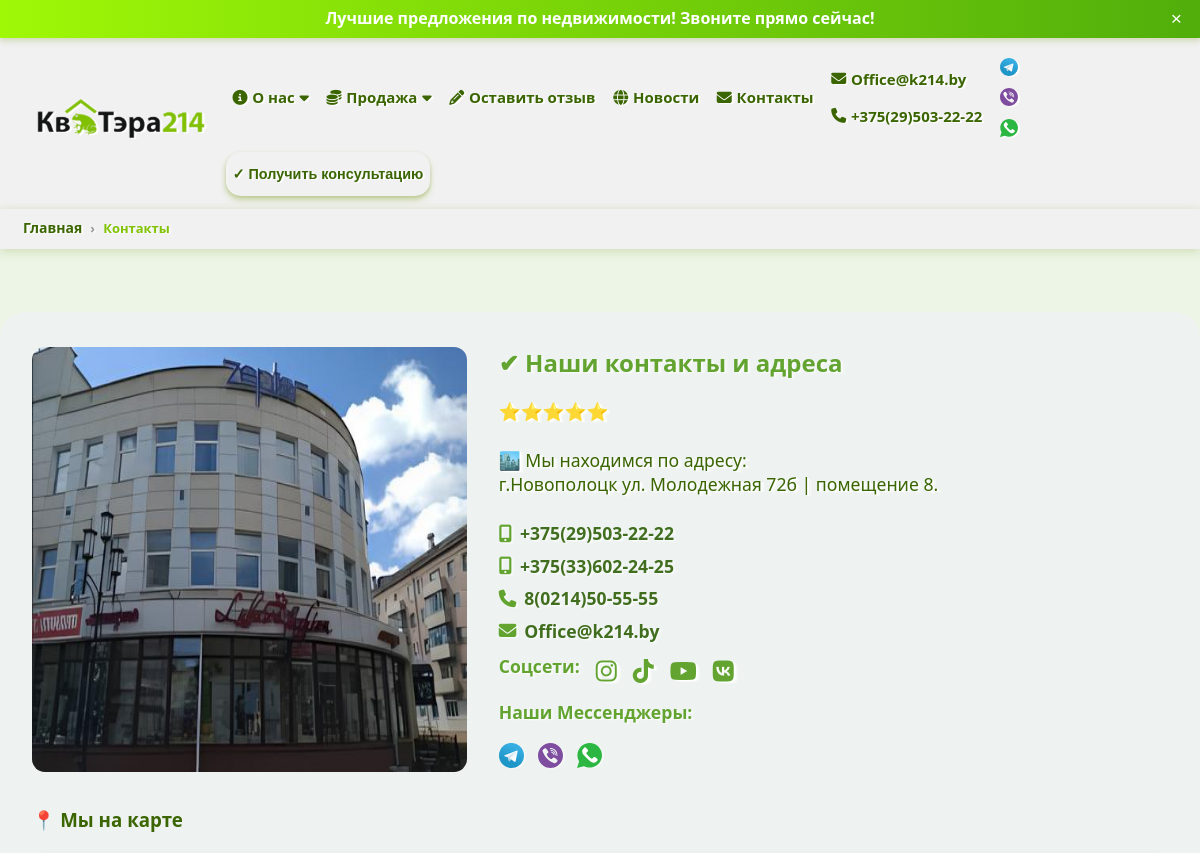
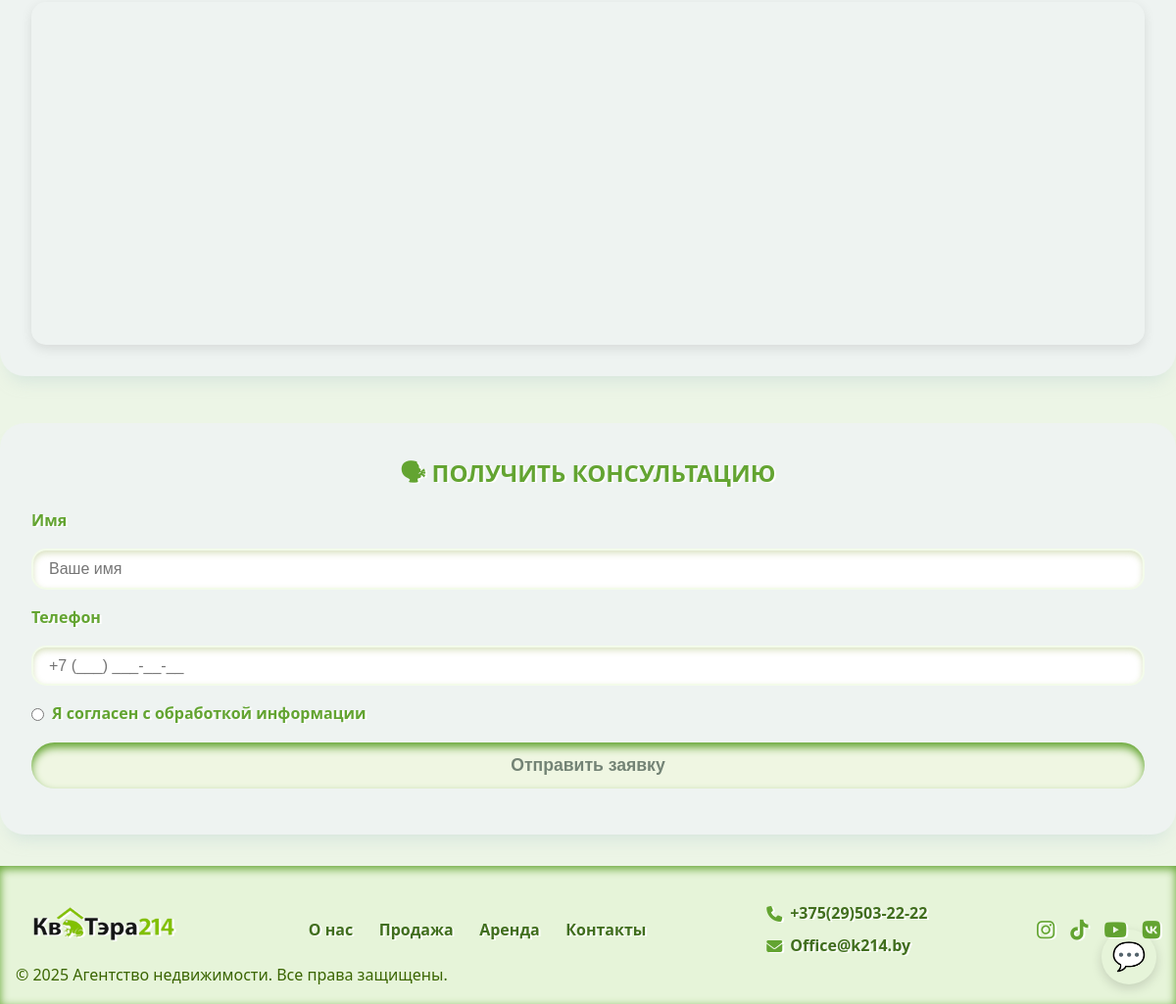
/contacts/, run on the app's committed database (2 pictures, top to bottom).
### webapp/models.py (models this page shows, shortened)
class Contact(models.Model):
    name = models.CharField(max_length=255)
    phone = models.CharField(max_length=20, default='phone')
    phone_two = models.CharField(max_length=20, default='phone')
    email = models.EmailField()
    class Meta:
        verbose_name = "Контакт"
        verbose_name_plural = "Контакты"

class Messengers(models.Model):
    contact = models.ForeignKey(Contact, related_name='messengers', on_delete=models.CASCADE)
    name = models.CharField(max_length=100)
    url = models.URLField()
    icon_svg = models.FileField(upload_to='messenger_svgs/', blank=True, null=True, help_text='SVG файл иконки')
    is_had = models.BooleanField(default=True, verbose_name="В верхнее меню")
    class Meta:
        verbose_name = "Мессенджеры"
        verbose_name_plural = "Мессенджеры"

class About(models.Model):
    name = models.CharField("Имя компании", max_length=255)
    photo = models.ImageField("Фото компании", upload_to='about_photos/')
    description = models.TextField("Описание")
    unp = models.CharField("УНП", max_length=100, blank=True, null=True)
    license = models.CharField("Лицензия", max_length=100, blank=True, null=True)
    phone = models.CharField("Телефон", max_length=20)
    class Meta:
        verbose_name = "О нас"
        verbose_name_plural = "О нас"

class SocialNetwork(models.Model):
    contact = models.ForeignKey(Contact, related_name='social_networks', on_delete=models.CASCADE)
    name = models.CharField(max_length=100)
    url = models.URLField()
    icon = models.CharField(max_length=100, help_text='Название иконки (например, fa-facebook) или путь')
    is_had = models.BooleanField(default=True, verbose_name="В верхнее меню")
    class Meta:
        verbose_name = "Соц сети"
        verbose_name_plural = "Соц сети"

### webapp/views.py (the view)
# urls.py: path('contacts/', views.contacts, name='contacts'),
def contacts(request):
    about = About.objects.first()
    context = {
        'about': about,
    }
    return render(request, 'webapp/contacts.html', context=context)

### webapp/context_processors.py (called while the page is built)
def contact_data(request):
    contact = Contact.objects.prefetch_related('social_networks', 'messengers').first()
    if contact:
        social_networks = contact.social_networks.filter(is_had=True)
        messengers = contact.messengers.filter(is_had=True)
    else:
        social_networks = []
        messengers = []
    return {
        'contact': contact,
        'social_networks': social_networks,
        'messengers': messengers,
    }

### webapp/templates/webapp/contacts.html (shortened to what this page needs)
{% extends 'main/base.html' %}
{% load static %}
{% block content %}
    <nav class="breadcrumb-container" aria-label="breadcrumb">
        <ol class="breadcrumb-list">
            <li class="breadcrumb-item">
                <a href="{% url 'index' %}" class="nav-link">Главная</a>
            </li>
            <li class="breadcrumb-item active" aria-current="page">Контакты</li>
        </ol>
    </nav>
  <section class="about-section" id="about">
      <div class="container about-container">
          <div class="about-photo about-photo-contact">
              <img src="{% static 'webapp/images/kvatera_about.jpg' %}" alt="Фото компании"/>
          </div>
          <div class="about-text">
              <h2>✔ Наши контакты и адреса</h2>
              <p>
                  ⭐⭐⭐⭐⭐<br><br>
                  🏙️ Мы находимся по адресу:<br>
                  г.Новополоцк ул. Молодежная 72б | помещение 8.
              </p>
              <div class="contacts-about">
                  <p>
                      <i class="fa-solid fa-mobile-alt"></i>
                      <a href="tel:{{ contact.phone|urlencode }}">{{ contact.phone }}</a>
                  </p>
                  <p>
                      <i class="fa-solid fa-mobile-alt"></i>
                      <a href="tel:{{ contact.phone|urlencode }}">{{ contact.phone_two }}</a>
                  </p>
                  <p>
                      <i class="fa-solid fa-phone"></i>
                      <a href="tel:{{ about.phone|urlencode }}"> {{ about.phone }}</a>
                  </p>
                  <p>
                      <i class="fa-solid fa-envelope"></i>
                      <a href="mailto:{{ contact.email|urlencode }}">{{ contact.email }}</a>
                  </p>
                  <div class="social-about">
                  <p>Соцсети:</p>
                      {% for social in contact.social_networks.all %}
                          <a href="{{ social.url }}" aria-label="{{ social.name }}" target="_blank"
                             rel="noopener noreferrer">
                              <i class="{{ social.icon }}"></i>
                          </a>
                      {% empty %}
                          <p>Соцсетей нет</p>
                      {% endfor %}
                  </div>
                  <div class="messenger-menu">
                  <p class="messengers-contacts">Наши Мессенджеры:</p>
                      {% for messenger in messengers %}
                          <a href="{{ messenger.url }}" aria-label="{{ messenger.name }}" target="_blank"
                             rel="noopener noreferrer">
                              {% if messenger.icon_svg %}
                                  <img src="{{ messenger.icon_svg.url }}" alt="{{ messenger.name }}" class="messengers-contacts"/>
                              {% else %}
                                  {{ messenger.name }}
                              {% endif %}
                          </a>
                      {% empty %}
                          <span>Мессенджеров нет</span>
                      {% endfor %}
                  </div>
              </div>
          </div>
      </div>
      <div class="container">
          <h3>📍 Мы на карте</h3>
          <div class="map-container">
              <iframe
                      src="https://www.google.com/maps/embed?pb=!1m18!1m12!1m3!1d2257.7787718957343!2d28.6432172!3d55.536222599999995!2m3!1f0!2f0!3f0!3m2!1i1024!2i768!4f13.1!3m3!1m2!1s0x46c485209fe11a4b%3A0x906ceb1e54e03589!2z0KbQtdC90YLRgCDRgNC40Y3Qu9GC0LXRgNGB0LrQuNGFINGD0YHQu9GD0LMg0JrQstCw0KLRjdGA0LAgMjE0!5e0!3m2!1sru!2sby!4v1755249880238!5m2!1sru!2sby"
                      width="1200"
                      height="350"
                      style="border:0;"
                      allowfullscreen=""
                      loading="lazy"
                      class="map-iframe"
              ></iframe>
          </div>
      </div>
  </section>
{% include 'webapp/consultation_form.html' %}
{% endblock %}

### templates/main/base.html (shortened to what this page needs)
{% load static %}
<!DOCTYPE html>
<html lang="ru">
<head>
    <link href="https://cdnjs.cloudflare.com/ajax/libs/font-awesome/6.4.0/css/all.min.css" rel="stylesheet"/>
    <link rel="stylesheet" href="{% static 'webapp/css/style.css' %}"/>
</head>
<body>
<div id="top-bar" class="top-bar marquee-container">
    <span class="marquee-text">Лучшие предложения по недвижимости! Звоните прямо сейчас!</span>
    <button class="close-button" aria-label="Закрыть">&times;</button>
</div>
<header class="header">
    <div class="container header-container">
        <div class="logo">
            <a href="{% url 'index' %}">
                <img src="{% static 'webapp/images/logo_kvatera.png' %}" alt="Логотип агентства"/>
            </a>
        </div>
        <nav id="navMenu" class="nav" aria-hidden="true">
            <ul class="menu">
                <li class="dropdown sale-dropdown"><a href="{% url 'about' %}"><i class="fa-solid fa-info-circle"></i>
                    О нас<i
                            class="fa fa-caret-down"></i></a>
                </li>
                <li class="dropdown sale-dropdown">
                    <a href="{% url 'sale' %}"><i class="fa-solid fa-coins"></i> Продажа <i
                            class="fa fa-caret-down"></i></a>
                </li>
                <li><a href="{% url 'contacts' %}"><i class="fas fa-pencil-alt"></i> Оставить отзыв</a></li>
                <li><a href="{% url 'contacts' %}"><i class="fa-solid fa-globe"></i> Новости</a></li>
                <li><a href="{% url 'contacts' %}"><i class="fa-solid fa-envelope"></i> Контакты</a></li>
                <li class="contacts-menu">
                    <a href="mailto:{{ contact.email|urlencode }}"><i
                            class="fa-solid fa-envelope"></i> {{ contact.email }}</a>
                    <a href="tel:{{ contact.phone|urlencode }}"><i class="fa-solid fa-phone"></i> {{ contact.phone }}
                    </a>
                </li>
                <li class="messenger-menu">
                    {% for messenger in messengers %}
                        <a href="{{ messenger.url }}" aria-label="{{ messenger.name }}" target="_blank"
                           rel="noopener noreferrer">
                            {% if messenger.icon_svg %}
                                <img src="{{ messenger.icon_svg.url }}" alt="{{ messenger.name }}"
                                     class="messengers"/>
                            {% else %}
                                {{ messenger.name }}
                            {% endif %}
                        </a>
                    {% empty %}
                        <span>Мессенджеров нет</span>
                    {% endfor %}
                </li>
                <li>
                    <button class="btn-consultation" id="openConsultationBtn">✓ Получить консультацию</button>
                </li>
            </ul>
        </nav>
    </div>
    <div id="messenger-menu-always" aria-label="Мессенджер меню" role="navigation" class="messenger-menu-always">
        <button class="messenger-toggle" aria-expanded="false" aria-controls="messenger-options">
            💬
        </button>
    </div>
</header>
{% block content %}{% endblock %}
<footer class="footer">
    <div class="container footer-container">
        <div class="footer-logo">
            <img src="{% static 'webapp/images/logo_kvatera.png' %}" alt="Логотип агентства"/>
        </div>
        <nav class="footer-menu">
            <a href="{% url 'about' %}">О нас</a>
            <a href="{% url 'sale' %}">Продажа</a>
            <a href="{% url 'rent' %}">Аренда</a>
            <a href="{% url 'contacts' %}">Контакты</a>
        </nav>
        <div class="footer-contacts">
            <p>
                <i class="fa-solid fa-phone"></i>
                <a href="tel:{{ contact.phone|urlencode }}">{{ contact.phone }}</a>
            </p>
            <p>
                <i class="fa-solid fa-envelope"></i>
                <a href="mailto:{{ contact.email|urlencode }}">{{ contact.email }}</a>
            </p>
        </div>
        <div class="footer-social">
            {% for social in contact.social_networks.all %}
                <a href="{{ social.url }}" aria-label="{{ social.name }}" target="_blank" rel="noopener noreferrer">
                    <i class="{{ social.icon }}"></i>
                </a>
            {% empty %}
                <p>Соцсетей нет</p>
            {% endfor %}
        </div>
    </div>
    <div class="copyright">
        &copy; 2025 Агентство недвижимости. Все права защищены.
    </div>
</footer>
</body>
</html>

### data on the page
Contact: email "Office@k214.by", phone "+375(29)503-22-22", phone_two "+375(33)602-24-25"
Messengers: icon_svg (picture)
Messengers: icon_svg (picture)
Messengers: icon_svg (picture)
About: phone "8(0214)50-55-55"
